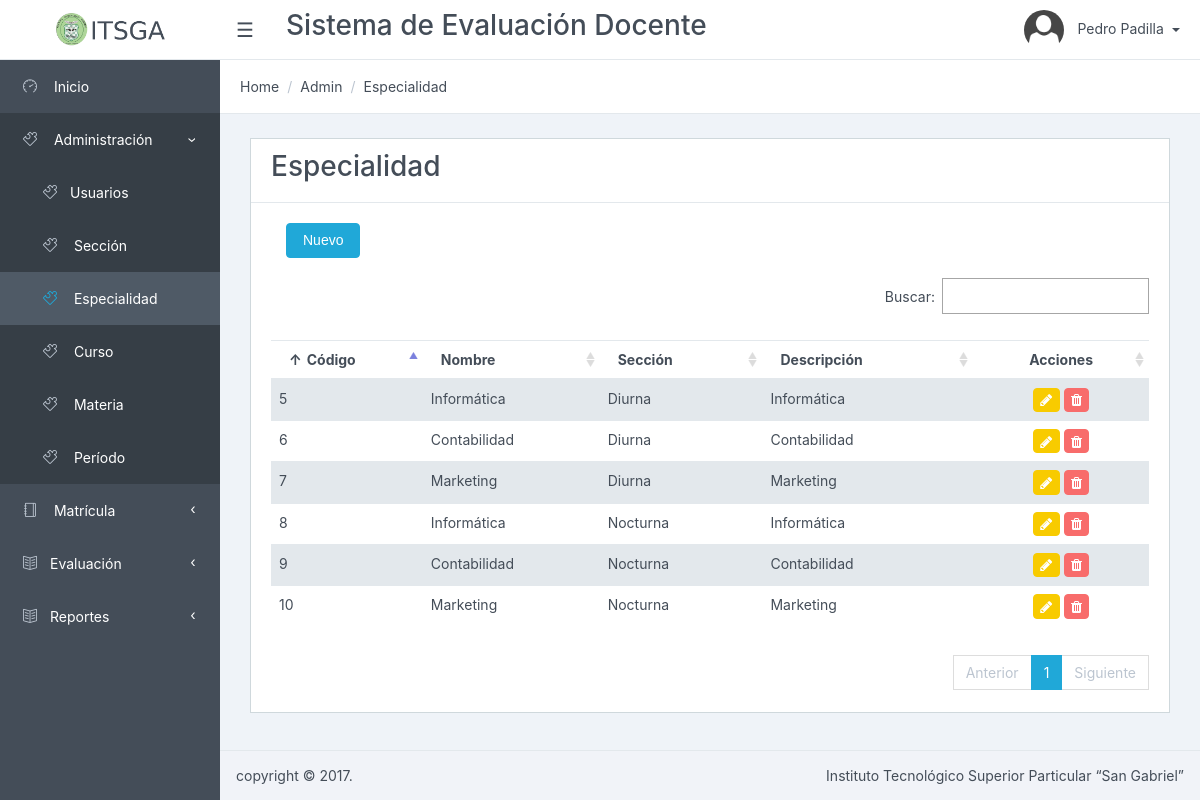
/Especialidad/listar/ (signed in), run on the app's committed database.
### tables this page shows
CREATE TABLE `especialidad` (
  `especialidad_id` int(11) NOT NULL AUTO_INCREMENT,
  `nombre` varchar(256) NOT NULL,
  `seccion_id` int(11) NOT NULL,
  `descripcion` varchar(512) DEFAULT NULL,
  `estado` tinyint(1) DEFAULT '1',
  PRIMARY KEY (`especialidad_id`),
  KEY `fk_especialidad_seccion1` (`seccion_id`),
  CONSTRAINT `fk_especialidad_seccion1` FOREIGN KEY (`seccion_id`) REFERENCES `seccion` (`seccion_id`) ON DELETE NO ACTION ON UPDATE NO ACTION
);

CREATE TABLE `seccion` (
  `seccion_id` int(11) NOT NULL AUTO_INCREMENT,
  `nombre` varchar(256) NOT NULL,
  `descripcion` varchar(512) DEFAULT NULL,
  `estado` tinyint(1) NOT NULL DEFAULT '1',
  PRIMARY KEY (`seccion_id`)
);

### app/controllers/EspecialidadController.php (called while the page is built, shortened)
<?php
require_once (PATH_MODELS . "/EspecialidadModel.php");
class EspecialidadController {
	public function listar() {
		$model = new EspecialidadModel();
		$datos = $model->getlistadoEspecialidad();
		require_once PATH_VIEWS."/Especialidad/view.list.php";
	}
}

### index.php (called while the page is built, shortened)
<?php
if(isset($_GET['action'])){
	$redirect = ($_GET['action']!='')?$_GET['action']:"listar";
}
$controller = new $controllerName();
$controller->$redirect();
?>

### public/views/Especialidad/index.php (called while the page is built, shortened)
<?php
require_once("../../../index.php");
?>

### app/models/EspecialidadModel.php (called while the page is built, shortened)
<?php
require_once(PATH_MODELS."/BaseModel.php");
class EspecialidadModel {
	public function getlistadoEspecialidad(){
		$model = new BaseModel();
		$sql = "select especialidad.*, especialidad.especialidad_id as id,seccion.nombre as seccion
				from especialidad
				inner join seccion on especialidad.seccion_id = seccion.seccion_id
				where especialidad.estado = 1";
		return $model->execSql($sql, array(),true);
	}
}

### app/models/BaseModel.php (called while the page is built, shortened)
<?php
class BaseModel {
	private $pdo;
	private function openConexion() {
		try {
			$this->pdo = new PDO ( 'mysql:host=' . HOSTNAME_DATABASE . ';dbname=' . DATABASE . ';charset=utf8', USERNAME, PASSWORD );
			$this->pdo->setAttribute ( PDO::ATTR_ERRMODE, PDO::ERRMODE_EXCEPTION );
		} catch ( Exception $e ) {
			die ( $e->getMessage () );
		}
	}
	private function closeConexion() {
		$this->pdo = null;
	}
	public function execSql($sql, $parameters, $list = false, $obtainId = false) {
		try {
			$stm = $this->pdo->prepare ( $sql );
			$stm->execute ( $parameters );
			if ($obtainId) {
				$result = $this->pdo->lastInsertId ();
			} else {
				if ($list) {
					$result = $stm->fetchAll ( PDO::FETCH_OBJ );
				} else {
					$result = $stm->fetch ( PDO::FETCH_OBJ );
				}
			}
		} catch ( Exception $e ) {
			die ( $e->getMessage () );
		}
		return $result;
	}
}

### public/views/Especialidad/view.list.php (the view, shortened to what this page needs)
<?php include_once PATH_TEMPLATE.'/header.php';?>
<div class="card">
<div class="card-header">
    	<h3>Especialidad</h3>
</div>
<div class="card-block">
	<div class="col-lg-12">
		<button type="button" data-id="0" class="btn btn-primary" data-toggle="modal" data-target="#myModal">
          Nuevo
         </button>
	</div>
	<table class="table table-striped" id="dataTables-example" >
    <thead>
	    <tr>
	    	<th>Código</th>
	    	<th>Nombre</th>
	    	<th>Sección</th>
	    	<th>Descripción</th>
		    <th style="text-align: center; width: 20%">Acciones</th>
	    </tr>
    </thead>
    <tbody>
    	<?php foreach ($datos as $item) {
    		echo "<tr><td>".$item->id."</td>";
    		echo "<td>".$item->nombre."</td>";
    		echo "<td>".$item->seccion."</td>";
    		echo "<td>".$item->descripcion."</td>";
    		echo "<td align='center'><a href='#' class='btn btn-warning btn-sm' data-id='".$item->id."' data-toggle='modal' data-target='#myModal' title='Editar' ><i class='fa fa-pencil'></i></a>
					  <a href='javascript:if(confirm(\"Est\u00e1 seguro que desea eliminar el elemento seleccionado?\")){redirect(".$item->id.");}' class='btn btn-danger btn-sm' title='Eliminar'><i class='fa fa-trash'></i></a></td>";
    	}?>
    </tbody>
    </table>
</div>
</div>
<?php include_once PATH_TEMPLATE.'/footer.php';?>
<link href="<?php echo PATH_CSS; ?>/dataTables.bootstrap.css" rel="stylesheet">
<link href="<?php echo PATH_CSS; ?>/bootstrapValidator.min.css" rel="stylesheet">
</body>
</html>

### data on the page
especialidad: especialidad_id "5", nombre "Informática", seccion.nombre "Diurna", descripcion "Informática"
especialidad: especialidad_id "6", nombre "Contabilidad", seccion.nombre "Diurna", descripcion "Contabilidad"
especialidad: especialidad_id "7", nombre "Marketing", seccion.nombre "Diurna", descripcion "Marketing"
especialidad: especialidad_id "8", nombre "Informática", seccion.nombre "Nocturna", descripcion "Informática"
especialidad: especialidad_id "9", nombre "Contabilidad", seccion.nombre "Nocturna", descripcion "Contabilidad"
especialidad: especialidad_id "10", nombre "Marketing", seccion.nombre "Nocturna", descripcion "Marketing"

### other printed values
$_SESSION['SESSION_USER']->nombres "Pedro"
$_SESSION['SESSION_USER']->apellidos "Padilla"
$title "Especialidad"
